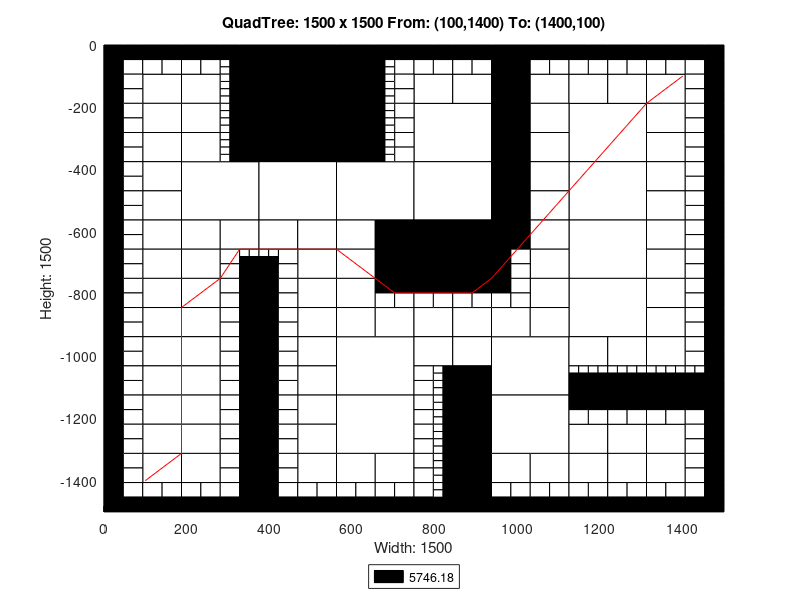

This figure's MATLAB source:
axis([0 1500 -1500 0]);
title('QuadTree: 1500 x 1500 From: (100,1400) To: (1400,100)');
xlabel('Width: 1500');
ylabel('Height: 1500');
rectangle('Position',[375 -187.5 187.5 187.5], 'FaceColor',[0 0 0]);
rectangle('Position',[375 -375 187.5 187.5], 'FaceColor',[0 0 0]);
rectangle('Position',[187.5 -562.5 187.5 187.5], 'FaceColor',[1 1 1]);
rectangle('Position',[375 -562.5 187.5 187.5], 'FaceColor',[1 1 1]);
rectangle('Position',[562.5 -562.5 187.5 187.5], 'FaceColor',[1 1 1]);
rectangle('Position',[750 -375 187.5 187.5], 'FaceColor',[1 1 1]);
rectangle('Position',[1125 -375 187.5 187.5], 'FaceColor',[1 1 1]);
rectangle('Position',[750 -562.5 187.5 187.5], 'FaceColor',[1 1 1]);
rectangle('Position',[750 -750 187.5 187.5], 'FaceColor',[0 0 0]);
rectangle('Position',[1125 -562.5 187.5 187.5], 'FaceColor',[1 1 1]);
rectangle('Position',[1125 -750 187.5 187.5], 'FaceColor',[1 1 1]);
rectangle('Position',[562.5 -1125 187.5 187.5], 'FaceColor',[1 1 1]);
rectangle('Position',[562.5 -1312.5 187.5 187.5], 'FaceColor',[1 1 1]);
rectangle('Position',[937.5 -1125 187.5 187.5], 'FaceColor',[1 1 1]);
rectangle('Position',[1125 -937.5 187.5 187.5], 'FaceColor',[1 1 1]);
rectangle('Position',[937.5 -1312.5 187.5 187.5], 'FaceColor',[1 1 1]);
rectangle('Position',[93.75 -187.5 93.75 93.75], 'FaceColor',[1 1 1]);
rectangle('Position',[187.5 -187.5 93.75 93.75], 'FaceColor',[1 1 1]);
rectangle('Position',[93.75 -281.25 93.75 93.75], 'FaceColor',[1 1 1]);
rectangle('Position',[93.75 -375 93.75 93.75], 'FaceColor',[1 1 1]);
rectangle('Position',[187.5 -281.25 93.75 93.75], 'FaceColor',[1 1 1]);
rectangle('Position',[187.5 -375 93.75 93.75], 'FaceColor',[1 1 1]);
rectangle('Position',[562.5 -93.75 93.75 93.75], 'FaceColor',[0 0 0]);
rectangle('Position',[562.5 -187.5 93.75 93.75], 'FaceColor',[0 0 0]);
rectangle('Position',[562.5 -281.25 93.75 93.75], 'FaceColor',[0 0 0]);
rectangle('Position',[562.5 -375 93.75 93.75], 'FaceColor',[0 0 0]);
rectangle('Position',[93.75 -468.75 93.75 93.75], 'FaceColor',[1 1 1]);
rectangle('Position',[93.75 -562.5 93.75 93.75], 'FaceColor',[1 1 1]);
rectangle('Position',[93.75 -656.25 93.75 93.75], 'FaceColor',[1 1 1]);
rectangle('Position',[93.75 -750 93.75 93.75], 'FaceColor',[1 1 1]);
rectangle('Position',[187.5 -656.25 93.75 93.75], 'FaceColor',[1 1 1]);
rectangle('Position',[281.25 -656.25 93.75 93.75], 'FaceColor',[1 1 1]);
rectangle('Position',[187.5 -750 93.75 93.75], 'FaceColor',[1 1 1]);
rectangle('Position',[375 -656.25 93.75 93.75], 'FaceColor',[1 1 1]);
rectangle('Position',[468.75 -656.25 93.75 93.75], 'FaceColor',[1 1 1]);
rectangle('Position',[468.75 -750 93.75 93.75], 'FaceColor',[1 1 1]);
rectangle('Position',[562.5 -656.25 93.75 93.75], 'FaceColor',[1 1 1]);
rectangle('Position',[656.25 -656.25 93.75 93.75], 'FaceColor',[0 0 0]);
rectangle('Position',[562.5 -750 93.75 93.75], 'FaceColor',[1 1 1]);
rectangle('Position',[656.25 -750 93.75 93.75], 'FaceColor',[0 0 0]);
rectangle('Position',[750 -187.5 93.75 93.75], 'FaceColor',[1 1 1]);
rectangle('Position',[843.75 -187.5 93.75 93.75], 'FaceColor',[1 1 1]);
rectangle('Position',[937.5 -93.75 93.75 93.75], 'FaceColor',[0 0 0]);
rectangle('Position',[937.5 -187.5 93.75 93.75], 'FaceColor',[0 0 0]);
rectangle('Position',[1031.25 -187.5 93.75 93.75], 'FaceColor',[1 1 1]);
rectangle('Position',[937.5 -281.25 93.75 93.75], 'FaceColor',[0 0 0]);
rectangle('Position',[1031.25 -281.25 93.75 93.75], 'FaceColor',[1 1 1]);
rectangle('Position',[937.5 -375 93.75 93.75], 'FaceColor',[0 0 0]);
rectangle('Position',[1031.25 -375 93.75 93.75], 'FaceColor',[1 1 1]);
rectangle('Position',[1125 -187.5 93.75 93.75], 'FaceColor',[1 1 1]);
rectangle('Position',[1218.75 -187.5 93.75 93.75], 'FaceColor',[1 1 1]);
rectangle('Position',[1312.5 -187.5 93.75 93.75], 'FaceColor',[1 1 1]);
rectangle('Position',[1312.5 -281.25 93.75 93.75], 'FaceColor',[1 1 1]);
rectangle('Position',[1312.5 -375 93.75 93.75], 'FaceColor',[1 1 1]);
rectangle('Position',[937.5 -468.75 93.75 93.75], 'FaceColor',[0 0 0]);
rectangle('Position',[1031.25 -468.75 93.75 93.75], 'FaceColor',[1 1 1]);
rectangle('Position',[937.5 -562.5 93.75 93.75], 'FaceColor',[0 0 0]);
rectangle('Position',[1031.25 -562.5 93.75 93.75], 'FaceColor',[1 1 1]);
rectangle('Position',[937.5 -656.25 93.75 93.75], 'FaceColor',[0 0 0]);
rectangle('Position',[1031.25 -656.25 93.75 93.75], 'FaceColor',[1 1 1]);
rectangle('Position',[1031.25 -750 93.75 93.75], 'FaceColor',[1 1 1]);
rectangle('Position',[1312.5 -468.75 93.75 93.75], 'FaceColor',[1 1 1]);
rectangle('Position',[1312.5 -562.5 93.75 93.75], 'FaceColor',[1 1 1]);
rectangle('Position',[1312.5 -656.25 93.75 93.75], 'FaceColor',[1 1 1]);
rectangle('Position',[1312.5 -750 93.75 93.75], 'FaceColor',[1 1 1]);
rectangle('Position',[93.75 -843.75 93.75 93.75], 'FaceColor',[1 1 1]);
rectangle('Position',[93.75 -937.5 93.75 93.75], 'FaceColor',[1 1 1]);
rectangle('Position',[187.5 -843.75 93.75 93.75], 'FaceColor',[1 1 1]);
rectangle('Position',[187.5 -937.5 93.75 93.75], 'FaceColor',[1 1 1]);
rectangle('Position',[93.75 -1031.25 93.75 93.75], 'FaceColor',[1 1 1]);
rectangle('Position',[93.75 -1125 93.75 93.75], 'FaceColor',[1 1 1]);
rectangle('Position',[187.5 -1031.25 93.75 93.75], 'FaceColor',[1 1 1]);
rectangle('Position',[187.5 -1125 93.75 93.75], 'FaceColor',[1 1 1]);
rectangle('Position',[468.75 -843.75 93.75 93.75], 'FaceColor',[1 1 1]);
rectangle('Position',[468.75 -937.5 93.75 93.75], 'FaceColor',[1 1 1]);
rectangle('Position',[562.5 -843.75 93.75 93.75], 'FaceColor',[1 1 1]);
rectangle('Position',[562.5 -937.5 93.75 93.75], 'FaceColor',[1 1 1]);
rectangle('Position',[656.25 -937.5 93.75 93.75], 'FaceColor',[1 1 1]);
rectangle('Position',[468.75 -1031.25 93.75 93.75], 'FaceColor',[1 1 1]);
rectangle('Position',[468.75 -1125 93.75 93.75], 'FaceColor',[1 1 1]);
rectangle('Position',[93.75 -1218.75 93.75 93.75], 'FaceColor',[1 1 1]);
rectangle('Position',[93.75 -1312.5 93.75 93.75], 'FaceColor',[1 1 1]);
rectangle('Position',[187.5 -1218.75 93.75 93.75], 'FaceColor',[1 1 1]);
rectangle('Position',[187.5 -1312.5 93.75 93.75], 'FaceColor',[1 1 1]);
rectangle('Position',[93.75 -1406.25 93.75 93.75], 'FaceColor',[1 1 1]);
rectangle('Position',[187.5 -1406.25 93.75 93.75], 'FaceColor',[1 1 1]);
rectangle('Position',[468.75 -1218.75 93.75 93.75], 'FaceColor',[1 1 1]);
rectangle('Position',[468.75 -1312.5 93.75 93.75], 'FaceColor',[1 1 1]);
rectangle('Position',[468.75 -1406.25 93.75 93.75], 'FaceColor',[1 1 1]);
rectangle('Position',[562.5 -1406.25 93.75 93.75], 'FaceColor',[1 1 1]);
rectangle('Position',[656.25 -1406.25 93.75 93.75], 'FaceColor',[1 1 1]);
rectangle('Position',[750 -937.5 93.75 93.75], 'FaceColor',[1 1 1]);
rectangle('Position',[843.75 -937.5 93.75 93.75], 'FaceColor',[1 1 1]);
rectangle('Position',[1031.25 -843.75 93.75 93.75], 'FaceColor',[1 1 1]);
rectangle('Position',[937.5 -937.5 93.75 93.75], 'FaceColor',[1 1 1]);
rectangle('Position',[1031.25 -937.5 93.75 93.75], 'FaceColor',[1 1 1]);
rectangle('Position',[750 -1031.25 93.75 93.75], 'FaceColor',[1 1 1]);
rectangle('Position',[843.75 -1031.25 93.75 93.75], 'FaceColor',[1 1 1]);
rectangle('Position',[843.75 -1125 93.75 93.75], 'FaceColor',[0 0 0]);
rectangle('Position',[1312.5 -843.75 93.75 93.75], 'FaceColor',[1 1 1]);
rectangle('Position',[1312.5 -937.5 93.75 93.75], 'FaceColor',[1 1 1]);
rectangle('Position',[1125 -1031.25 93.75 93.75], 'FaceColor',[1 1 1]);
rectangle('Position',[1218.75 -1031.25 93.75 93.75], 'FaceColor',[1 1 1]);
rectangle('Position',[1312.5 -1031.25 93.75 93.75], 'FaceColor',[1 1 1]);
rectangle('Position',[843.75 -1218.75 93.75 93.75], 'FaceColor',[0 0 0]);
rectangle('Position',[843.75 -1312.5 93.75 93.75], 'FaceColor',[0 0 0]);
rectangle('Position',[843.75 -1406.25 93.75 93.75], 'FaceColor',[0 0 0]);
rectangle('Position',[843.75 -1500 93.75 93.75], 'FaceColor',[0 0 0]);
rectangle('Position',[937.5 -1406.25 93.75 93.75], 'FaceColor',[1 1 1]);
rectangle('Position',[1031.25 -1406.25 93.75 93.75], 'FaceColor',[1 1 1]);
rectangle('Position',[1125 -1312.5 93.75 93.75], 'FaceColor',[1 1 1]);
rectangle('Position',[1218.75 -1312.5 93.75 93.75], 'FaceColor',[1 1 1]);
rectangle('Position',[1312.5 -1312.5 93.75 93.75], 'FaceColor',[1 1 1]);
rectangle('Position',[1125 -1406.25 93.75 93.75], 'FaceColor',[1 1 1]);
rectangle('Position',[1218.75 -1406.25 93.75 93.75], 'FaceColor',[1 1 1]);
rectangle('Position',[1312.5 -1406.25 93.75 93.75], 'FaceColor',[1 1 1]);
rectangle('Position',[0 -46.875 46.875 46.875], 'FaceColor',[0 0 0]);
rectangle('Position',[46.875 -46.875 46.875 46.875], 'FaceColor',[0 0 0]);
rectangle('Position',[0 -93.75 46.875 46.875], 'FaceColor',[0 0 0]);
rectangle('Position',[46.875 -93.75 46.875 46.875], 'FaceColor',[1 1 1]);
rectangle('Position',[93.75 -46.875 46.875 46.875], 'FaceColor',[0 0 0]);
rectangle('Position',[140.625 -46.875 46.875 46.875], 'FaceColor',[0 0 0]);
rectangle('Position',[93.75 -93.75 46.875 46.875], 'FaceColor',[1 1 1]);
rectangle('Position',[140.625 -93.75 46.875 46.875], 'FaceColor',[1 1 1]);
rectangle('Position',[0 -140.625 46.875 46.875], 'FaceColor',[0 0 0]);
rectangle('Position',[46.875 -140.625 46.875 46.875], 'FaceColor',[1 1 1]);
rectangle('Position',[0 -187.5 46.875 46.875], 'FaceColor',[0 0 0]);
rectangle('Position',[46.875 -187.5 46.875 46.875], 'FaceColor',[1 1 1]);
rectangle('Position',[187.5 -46.875 46.875 46.875], 'FaceColor',[0 0 0]);
rectangle('Position',[234.375 -46.875 46.875 46.875], 'FaceColor',[0 0 0]);
rectangle('Position',[187.5 -93.75 46.875 46.875], 'FaceColor',[1 1 1]);
rectangle('Position',[234.375 -93.75 46.875 46.875], 'FaceColor',[1 1 1]);
rectangle('Position',[281.25 -46.875 46.875 46.875], 'FaceColor',[0 0 0]);
rectangle('Position',[328.125 -46.875 46.875 46.875], 'FaceColor',[0 0 0]);
rectangle('Position',[328.125 -93.75 46.875 46.875], 'FaceColor',[0 0 0]);
rectangle('Position',[328.125 -140.625 46.875 46.875], 'FaceColor',[0 0 0]);
rectangle('Position',[328.125 -187.5 46.875 46.875], 'FaceColor',[0 0 0]);
rectangle('Position',[0 -234.375 46.875 46.875], 'FaceColor',[0 0 0]);
rectangle('Position',[46.875 -234.375 46.875 46.875], 'FaceColor',[1 1 1]);
rectangle('Position',[0 -281.25 46.875 46.875], 'FaceColor',[0 0 0]);
rectangle('Position',[46.875 -281.25 46.875 46.875], 'FaceColor',[1 1 1]);
rectangle('Position',[0 -328.125 46.875 46.875], 'FaceColor',[0 0 0]);
rectangle('Position',[46.875 -328.125 46.875 46.875], 'FaceColor',[1 1 1]);
rectangle('Position',[0 -375 46.875 46.875], 'FaceColor',[0 0 0]);
rectangle('Position',[46.875 -375 46.875 46.875], 'FaceColor',[1 1 1]);
rectangle('Position',[328.125 -234.375 46.875 46.875], 'FaceColor',[0 0 0]);
rectangle('Position',[328.125 -281.25 46.875 46.875], 'FaceColor',[0 0 0]);
rectangle('Position',[328.125 -328.125 46.875 46.875], 'FaceColor',[0 0 0]);
rectangle('Position',[328.125 -375 46.875 46.875], 'FaceColor',[0 0 0]);
rectangle('Position',[656.25 -46.875 46.875 46.875], 'FaceColor',[0 0 0]);
rectangle('Position',[703.125 -46.875 46.875 46.875], 'FaceColor',[0 0 0]);
rectangle('Position',[703.125 -93.75 46.875 46.875], 'FaceColor',[1 1 1]);
rectangle('Position',[703.125 -140.625 46.875 46.875], 'FaceColor',[1 1 1]);
rectangle('Position',[703.125 -187.5 46.875 46.875], 'FaceColor',[1 1 1]);
rectangle('Position',[703.125 -234.375 46.875 46.875], 'FaceColor',[1 1 1]);
rectangle('Position',[703.125 -281.25 46.875 46.875], 'FaceColor',[1 1 1]);
rectangle('Position',[703.125 -328.125 46.875 46.875], 'FaceColor',[1 1 1]);
rectangle('Position',[703.125 -375 46.875 46.875], 'FaceColor',[1 1 1]);
rectangle('Position',[0 -421.875 46.875 46.875], 'FaceColor',[0 0 0]);
rectangle('Position',[46.875 -421.875 46.875 46.875], 'FaceColor',[1 1 1]);
rectangle('Position',[0 -468.75 46.875 46.875], 'FaceColor',[0 0 0]);
rectangle('Position',[46.875 -468.75 46.875 46.875], 'FaceColor',[1 1 1]);
rectangle('Position',[0 -515.625 46.875 46.875], 'FaceColor',[0 0 0]);
rectangle('Position',[46.875 -515.625 46.875 46.875], 'FaceColor',[1 1 1]);
rectangle('Position',[0 -562.5 46.875 46.875], 'FaceColor',[0 0 0]);
rectangle('Position',[46.875 -562.5 46.875 46.875], 'FaceColor',[1 1 1]);
rectangle('Position',[0 -609.375 46.875 46.875], 'FaceColor',[0 0 0]);
rectangle('Position',[46.875 -609.375 46.875 46.875], 'FaceColor',[1 1 1]);
rectangle('Position',[0 -656.25 46.875 46.875], 'FaceColor',[0 0 0]);
rectangle('Position',[46.875 -656.25 46.875 46.875], 'FaceColor',[1 1 1]);
rectangle('Position',[0 -703.125 46.875 46.875], 'FaceColor',[0 0 0]);
rectangle('Position',[46.875 -703.125 46.875 46.875], 'FaceColor',[1 1 1]);
rectangle('Position',[0 -750 46.875 46.875], 'FaceColor',[0 0 0]);
rectangle('Position',[46.875 -750 46.875 46.875], 'FaceColor',[1 1 1]);
rectangle('Position',[281.25 -703.125 46.875 46.875], 'FaceColor',[1 1 1]);
rectangle('Position',[281.25 -750 46.875 46.875], 'FaceColor',[1 1 1]);
rectangle('Position',[328.125 -750 46.875 46.875], 'FaceColor',[0 0 0]);
rectangle('Position',[421.875 -703.125 46.875 46.875], 'FaceColor',[1 1 1]);
rectangle('Position',[375 -750 46.875 46.875], 'FaceColor',[0 0 0]);
rectangle('Position',[421.875 -750 46.875 46.875], 'FaceColor',[1 1 1]);
rectangle('Position',[750 -46.875 46.875 46.875], 'FaceColor',[0 0 0]);
rectangle('Position',[796.875 -46.875 46.875 46.875], 'FaceColor',[0 0 0]);
rectangle('Position',[750 -93.75 46.875 46.875], 'FaceColor',[1 1 1]);
rectangle('Position',[796.875 -93.75 46.875 46.875], 'FaceColor',[1 1 1]);
rectangle('Position',[843.75 -46.875 46.875 46.875], 'FaceColor',[0 0 0]);
rectangle('Position',[890.625 -46.875 46.875 46.875], 'FaceColor',[0 0 0]);
rectangle('Position',[843.75 -93.75 46.875 46.875], 'FaceColor',[1 1 1]);
rectangle('Position',[890.625 -93.75 46.875 46.875], 'FaceColor',[1 1 1]);
rectangle('Position',[1031.25 -46.875 46.875 46.875], 'FaceColor',[0 0 0]);
rectangle('Position',[1078.12 -46.875 46.875 46.875], 'FaceColor',[0 0 0]);
rectangle('Position',[1031.25 -93.75 46.875 46.875], 'FaceColor',[1 1 1]);
rectangle('Position',[1078.12 -93.75 46.875 46.875], 'FaceColor',[1 1 1]);
rectangle('Position',[1125 -46.875 46.875 46.875], 'FaceColor',[0 0 0]);
rectangle('Position',[1171.88 -46.875 46.875 46.875], 'FaceColor',[0 0 0]);
rectangle('Position',[1125 -93.75 46.875 46.875], 'FaceColor',[1 1 1]);
rectangle('Position',[1171.88 -93.75 46.875 46.875], 'FaceColor',[1 1 1]);
rectangle('Position',[1218.75 -46.875 46.875 46.875], 'FaceColor',[0 0 0]);
rectangle('Position',[1265.62 -46.875 46.875 46.875], 'FaceColor',[0 0 0]);
rectangle('Position',[1218.75 -93.75 46.875 46.875], 'FaceColor',[1 1 1]);
rectangle('Position',[1265.62 -93.75 46.875 46.875], 'FaceColor',[1 1 1]);
rectangle('Position',[1312.5 -46.875 46.875 46.875], 'FaceColor',[0 0 0]);
rectangle('Position',[1359.38 -46.875 46.875 46.875], 'FaceColor',[0 0 0]);
rectangle('Position',[1312.5 -93.75 46.875 46.875], 'FaceColor',[1 1 1]);
rectangle('Position',[1359.38 -93.75 46.875 46.875], 'FaceColor',[1 1 1]);
rectangle('Position',[1406.25 -46.875 46.875 46.875], 'FaceColor',[0 0 0]);
rectangle('Position',[1453.12 -46.875 46.875 46.875], 'FaceColor',[0 0 0]);
rectangle('Position',[1406.25 -93.75 46.875 46.875], 'FaceColor',[1 1 1]);
rectangle('Position',[1453.12 -93.75 46.875 46.875], 'FaceColor',[0 0 0]);
rectangle('Position',[1406.25 -140.625 46.875 46.875], 'FaceColor',[1 1 1]);
rectangle('Position',[1453.12 -140.625 46.875 46.875], 'FaceColor',[0 0 0]);
rectangle('Position',[1406.25 -187.5 46.875 46.875], 'FaceColor',[1 1 1]);
rectangle('Position',[1453.12 -187.5 46.875 46.875], 'FaceColor',[0 0 0]);
rectangle('Position',[1406.25 -234.375 46.875 46.875], 'FaceColor',[1 1 1]);
rectangle('Position',[1453.12 -234.375 46.875 46.875], 'FaceColor',[0 0 0]);
rectangle('Position',[1406.25 -281.25 46.875 46.875], 'FaceColor',[1 1 1]);
rectangle('Position',[1453.12 -281.25 46.875 46.875], 'FaceColor',[0 0 0]);
rectangle('Position',[1406.25 -328.125 46.875 46.875], 'FaceColor',[1 1 1]);
rectangle('Position',[1453.12 -328.125 46.875 46.875], 'FaceColor',[0 0 0]);
rectangle('Position',[1406.25 -375 46.875 46.875], 'FaceColor',[1 1 1]);
rectangle('Position',[1453.12 -375 46.875 46.875], 'FaceColor',[0 0 0]);
rectangle('Position',[937.5 -703.125 46.875 46.875], 'FaceColor',[0 0 0]);
rectangle('Position',[984.375 -703.125 46.875 46.875], 'FaceColor',[1 1 1]);
rectangle('Position',[937.5 -750 46.875 46.875], 'FaceColor',[0 0 0]);
rectangle('Position',[984.375 -750 46.875 46.875], 'FaceColor',[1 1 1]);
rectangle('Position',[1406.25 -421.875 46.875 46.875], 'FaceColor',[1 1 1]);
rectangle('Position',[1453.12 -421.875 46.875 46.875], 'FaceColor',[0 0 0]);
rectangle('Position',[1406.25 -468.75 46.875 46.875], 'FaceColor',[1 1 1]);
rectangle('Position',[1453.12 -468.75 46.875 46.875], 'FaceColor',[0 0 0]);
rectangle('Position',[1406.25 -515.625 46.875 46.875], 'FaceColor',[1 1 1]);
rectangle('Position',[1453.12 -515.625 46.875 46.875], 'FaceColor',[0 0 0]);
rectangle('Position',[1406.25 -562.5 46.875 46.875], 'FaceColor',[1 1 1]);
rectangle('Position',[1453.12 -562.5 46.875 46.875], 'FaceColor',[0 0 0]);
rectangle('Position',[1406.25 -609.375 46.875 46.875], 'FaceColor',[1 1 1]);
rectangle('Position',[1453.12 -609.375 46.875 46.875], 'FaceColor',[0 0 0]);
rectangle('Position',[1406.25 -656.25 46.875 46.875], 'FaceColor',[1 1 1]);
rectangle('Position',[1453.12 -656.25 46.875 46.875], 'FaceColor',[0 0 0]);
rectangle('Position',[1406.25 -703.125 46.875 46.875], 'FaceColor',[1 1 1]);
rectangle('Position',[1453.12 -703.125 46.875 46.875], 'FaceColor',[0 0 0]);
rectangle('Position',[1406.25 -750 46.875 46.875], 'FaceColor',[1 1 1]);
rectangle('Position',[1453.12 -750 46.875 46.875], 'FaceColor',[0 0 0]);
rectangle('Position',[0 -796.875 46.875 46.875], 'FaceColor',[0 0 0]);
rectangle('Position',[46.875 -796.875 46.875 46.875], 'FaceColor',[1 1 1]);
rectangle('Position',[0 -843.75 46.875 46.875], 'FaceColor',[0 0 0]);
rectangle('Position',[46.875 -843.75 46.875 46.875], 'FaceColor',[1 1 1]);
rectangle('Position',[0 -890.625 46.875 46.875], 'FaceColor',[0 0 0]);
rectangle('Position',[46.875 -890.625 46.875 46.875], 'FaceColor',[1 1 1]);
rectangle('Position',[0 -937.5 46.875 46.875], 'FaceColor',[0 0 0]);
rectangle('Position',[46.875 -937.5 46.875 46.875], 'FaceColor',[1 1 1]);
rectangle('Position',[281.25 -796.875 46.875 46.875], 'FaceColor',[1 1 1]);
rectangle('Position',[328.125 -796.875 46.875 46.875], 'FaceColor',[0 0 0]);
rectangle('Position',[281.25 -843.75 46.875 46.875], 'FaceColor',[1 1 1]);
rectangle('Position',[328.125 -843.75 46.875 46.875], 'FaceColor',[0 0 0]);
rectangle('Position',[281.25 -890.625 46.875 46.875], 'FaceColor',[1 1 1]);
rectangle('Position',[328.125 -890.625 46.875 46.875], 'FaceColor',[0 0 0]);
rectangle('Position',[281.25 -937.5 46.875 46.875], 'FaceColor',[1 1 1]);
rectangle('Position',[328.125 -937.5 46.875 46.875], 'FaceColor',[0 0 0]);
rectangle('Position',[0 -984.375 46.875 46.875], 'FaceColor',[0 0 0]);
rectangle('Position',[46.875 -984.375 46.875 46.875], 'FaceColor',[1 1 1]);
rectangle('Position',[0 -1031.25 46.875 46.875], 'FaceColor',[0 0 0]);
rectangle('Position',[46.875 -1031.25 46.875 46.875], 'FaceColor',[1 1 1]);
rectangle('Position',[0 -1078.12 46.875 46.875], 'FaceColor',[0 0 0]);
rectangle('Position',[46.875 -1078.12 46.875 46.875], 'FaceColor',[1 1 1]);
rectangle('Position',[0 -1125 46.875 46.875], 'FaceColor',[0 0 0]);
rectangle('Position',[46.875 -1125 46.875 46.875], 'FaceColor',[1 1 1]);
rectangle('Position',[281.25 -984.375 46.875 46.875], 'FaceColor',[1 1 1]);
rectangle('Position',[328.125 -984.375 46.875 46.875], 'FaceColor',[0 0 0]);
rectangle('Position',[281.25 -1031.25 46.875 46.875], 'FaceColor',[1 1 1]);
rectangle('Position',[328.125 -1031.25 46.875 46.875], 'FaceColor',[0 0 0]);
rectangle('Position',[281.25 -1078.12 46.875 46.875], 'FaceColor',[1 1 1]);
rectangle('Position',[328.125 -1078.12 46.875 46.875], 'FaceColor',[0 0 0]);
rectangle('Position',[281.25 -1125 46.875 46.875], 'FaceColor',[1 1 1]);
rectangle('Position',[328.125 -1125 46.875 46.875], 'FaceColor',[0 0 0]);
rectangle('Position',[375 -796.875 46.875 46.875], 'FaceColor',[0 0 0]);
rectangle('Position',[421.875 -796.875 46.875 46.875], 'FaceColor',[1 1 1]);
rectangle('Position',[375 -843.75 46.875 46.875], 'FaceColor',[0 0 0]);
rectangle('Position',[421.875 -843.75 46.875 46.875], 'FaceColor',[1 1 1]);
rectangle('Position',[375 -890.625 46.875 46.875], 'FaceColor',[0 0 0]);
rectangle('Position',[421.875 -890.625 46.875 46.875], 'FaceColor',[1 1 1]);
rectangle('Position',[375 -937.5 46.875 46.875], 'FaceColor',[0 0 0]);
rectangle('Position',[421.875 -937.5 46.875 46.875], 'FaceColor',[1 1 1]);
rectangle('Position',[656.25 -796.875 46.875 46.875], 'FaceColor',[0 0 0]);
rectangle('Position',[703.125 -796.875 46.875 46.875], 'FaceColor',[0 0 0]);
rectangle('Position',[656.25 -843.75 46.875 46.875], 'FaceColor',[1 1 1]);
rectangle('Position',[703.125 -843.75 46.875 46.875], 'FaceColor',[1 1 1]);
rectangle('Position',[375 -984.375 46.875 46.875], 'FaceColor',[0 0 0]);
rectangle('Position',[421.875 -984.375 46.875 46.875], 'FaceColor',[1 1 1]);
rectangle('Position',[375 -1031.25 46.875 46.875], 'FaceColor',[0 0 0]);
rectangle('Position',[421.875 -1031.25 46.875 46.875], 'FaceColor',[1 1 1]);
rectangle('Position',[375 -1078.12 46.875 46.875], 'FaceColor',[0 0 0]);
rectangle('Position',[421.875 -1078.12 46.875 46.875], 'FaceColor',[1 1 1]);
rectangle('Position',[375 -1125 46.875 46.875], 'FaceColor',[0 0 0]);
rectangle('Position',[421.875 -1125 46.875 46.875], 'FaceColor',[1 1 1]);
rectangle('Position',[0 -1171.88 46.875 46.875], 'FaceColor',[0 0 0]);
rectangle('Position',[46.875 -1171.88 46.875 46.875], 'FaceColor',[1 1 1]);
rectangle('Position',[0 -1218.75 46.875 46.875], 'FaceColor',[0 0 0]);
rectangle('Position',[46.875 -1218.75 46.875 46.875], 'FaceColor',[1 1 1]);
rectangle('Position',[0 -1265.62 46.875 46.875], 'FaceColor',[0 0 0]);
rectangle('Position',[46.875 -1265.62 46.875 46.875], 'FaceColor',[1 1 1]);
rectangle('Position',[0 -1312.5 46.875 46.875], 'FaceColor',[0 0 0]);
rectangle('Position',[46.875 -1312.5 46.875 46.875], 'FaceColor',[1 1 1]);
rectangle('Position',[281.25 -1171.88 46.875 46.875], 'FaceColor',[1 1 1]);
rectangle('Position',[328.125 -1171.88 46.875 46.875], 'FaceColor',[0 0 0]);
rectangle('Position',[281.25 -1218.75 46.875 46.875], 'FaceColor',[1 1 1]);
rectangle('Position',[328.125 -1218.75 46.875 46.875], 'FaceColor',[0 0 0]);
rectangle('Position',[281.25 -1265.62 46.875 46.875], 'FaceColor',[1 1 1]);
rectangle('Position',[328.125 -1265.62 46.875 46.875], 'FaceColor',[0 0 0]);
rectangle('Position',[281.25 -1312.5 46.875 46.875], 'FaceColor',[1 1 1]);
rectangle('Position',[328.125 -1312.5 46.875 46.875], 'FaceColor',[0 0 0]);
rectangle('Position',[0 -1359.38 46.875 46.875], 'FaceColor',[0 0 0]);
rectangle('Position',[46.875 -1359.38 46.875 46.875], 'FaceColor',[1 1 1]);
rectangle('Position',[0 -1406.25 46.875 46.875], 'FaceColor',[0 0 0]);
rectangle('Position',[46.875 -1406.25 46.875 46.875], 'FaceColor',[1 1 1]);
rectangle('Position',[0 -1453.12 46.875 46.875], 'FaceColor',[0 0 0]);
rectangle('Position',[46.875 -1453.12 46.875 46.875], 'FaceColor',[1 1 1]);
rectangle('Position',[0 -1500 46.875 46.875], 'FaceColor',[0 0 0]);
rectangle('Position',[46.875 -1500 46.875 46.875], 'FaceColor',[0 0 0]);
rectangle('Position',[93.75 -1453.12 46.875 46.875], 'FaceColor',[1 1 1]);
rectangle('Position',[140.625 -1453.12 46.875 46.875], 'FaceColor',[1 1 1]);
rectangle('Position',[93.75 -1500 46.875 46.875], 'FaceColor',[0 0 0]);
rectangle('Position',[140.625 -1500 46.875 46.875], 'FaceColor',[0 0 0]);
rectangle('Position',[281.25 -1359.38 46.875 46.875], 'FaceColor',[1 1 1]);
rectangle('Position',[328.125 -1359.38 46.875 46.875], 'FaceColor',[0 0 0]);
rectangle('Position',[281.25 -1406.25 46.875 46.875], 'FaceColor',[1 1 1]);
rectangle('Position',[328.125 -1406.25 46.875 46.875], 'FaceColor',[0 0 0]);
rectangle('Position',[187.5 -1453.12 46.875 46.875], 'FaceColor',[1 1 1]);
rectangle('Position',[234.375 -1453.12 46.875 46.875], 'FaceColor',[1 1 1]);
rectangle('Position',[187.5 -1500 46.875 46.875], 'FaceColor',[0 0 0]);
rectangle('Position',[234.375 -1500 46.875 46.875], 'FaceColor',[0 0 0]);
rectangle('Position',[281.25 -1453.12 46.875 46.875], 'FaceColor',[1 1 1]);
rectangle('Position',[328.125 -1453.12 46.875 46.875], 'FaceColor',[0 0 0]);
rectangle('Position',[281.25 -1500 46.875 46.875], 'FaceColor',[0 0 0]);
rectangle('Position',[328.125 -1500 46.875 46.875], 'FaceColor',[0 0 0]);
rectangle('Position',[375 -1171.88 46.875 46.875], 'FaceColor',[0 0 0]);
rectangle('Position',[421.875 -1171.88 46.875 46.875], 'FaceColor',[1 1 1]);
rectangle('Position',[375 -1218.75 46.875 46.875], 'FaceColor',[0 0 0]);
rectangle('Position',[421.875 -1218.75 46.875 46.875], 'FaceColor',[1 1 1]);
rectangle('Position',[375 -1265.62 46.875 46.875], 'FaceColor',[0 0 0]);
rectangle('Position',[421.875 -1265.62 46.875 46.875], 'FaceColor',[1 1 1]);
rectangle('Position',[375 -1312.5 46.875 46.875], 'FaceColor',[0 0 0]);
rectangle('Position',[421.875 -1312.5 46.875 46.875], 'FaceColor',[1 1 1]);
rectangle('Position',[375 -1359.38 46.875 46.875], 'FaceColor',[0 0 0]);
rectangle('Position',[421.875 -1359.38 46.875 46.875], 'FaceColor',[1 1 1]);
rectangle('Position',[375 -1406.25 46.875 46.875], 'FaceColor',[0 0 0]);
rectangle('Position',[421.875 -1406.25 46.875 46.875], 'FaceColor',[1 1 1]);
rectangle('Position',[375 -1453.12 46.875 46.875], 'FaceColor',[0 0 0]);
rectangle('Position',[421.875 -1453.12 46.875 46.875], 'FaceColor',[1 1 1]);
rectangle('Position',[375 -1500 46.875 46.875], 'FaceColor',[0 0 0]);
rectangle('Position',[421.875 -1500 46.875 46.875], 'FaceColor',[0 0 0]);
rectangle('Position',[468.75 -1453.12 46.875 46.875], 'FaceColor',[1 1 1]);
rectangle('Position',[515.625 -1453.12 46.875 46.875], 'FaceColor',[1 1 1]);
rectangle('Position',[468.75 -1500 46.875 46.875], 'FaceColor',[0 0 0]);
rectangle('Position',[515.625 -1500 46.875 46.875], 'FaceColor',[0 0 0]);
rectangle('Position',[562.5 -1453.12 46.875 46.875], 'FaceColor',[1 1 1]);
rectangle('Position',[609.375 -1453.12 46.875 46.875], 'FaceColor',[1 1 1]);
rectangle('Position',[562.5 -1500 46.875 46.875], 'FaceColor',[0 0 0]);
rectangle('Position',[609.375 -1500 46.875 46.875], 'FaceColor',[0 0 0]);
rectangle('Position',[656.25 -1453.12 46.875 46.875], 'FaceColor',[1 1 1]);
rectangle('Position',[703.125 -1453.12 46.875 46.875], 'FaceColor',[1 1 1]);
rectangle('Position',[656.25 -1500 46.875 46.875], 'FaceColor',[0 0 0]);
rectangle('Position',[703.125 -1500 46.875 46.875], 'FaceColor',[0 0 0]);
rectangle('Position',[750 -796.875 46.875 46.875], 'FaceColor',[0 0 0]);
rectangle('Position',[796.875 -796.875 46.875 46.875], 'FaceColor',[0 0 0]);
rectangle('Position',[750 -843.75 46.875 46.875], 'FaceColor',[1 1 1]);
rectangle('Position',[796.875 -843.75 46.875 46.875], 'FaceColor',[1 1 1]);
rectangle('Position',[843.75 -796.875 46.875 46.875], 'FaceColor',[0 0 0]);
rectangle('Position',[890.625 -796.875 46.875 46.875], 'FaceColor',[0 0 0]);
rectangle('Position',[843.75 -843.75 46.875 46.875], 'FaceColor',[1 1 1]);
rectangle('Position',[890.625 -843.75 46.875 46.875], 'FaceColor',[1 1 1]);
rectangle('Position',[937.5 -796.875 46.875 46.875], 'FaceColor',[0 0 0]);
rectangle('Position',[984.375 -796.875 46.875 46.875], 'FaceColor',[1 1 1]);
rectangle('Position',[937.5 -843.75 46.875 46.875], 'FaceColor',[1 1 1]);
rectangle('Position',[984.375 -843.75 46.875 46.875], 'FaceColor',[1 1 1]);
rectangle('Position',[750 -1078.12 46.875 46.875], 'FaceColor',[1 1 1]);
rectangle('Position',[750 -1125 46.875 46.875], 'FaceColor',[1 1 1]);
rectangle('Position',[1406.25 -796.875 46.875 46.875], 'FaceColor',[1 1 1]);
rectangle('Position',[1453.12 -796.875 46.875 46.875], 'FaceColor',[0 0 0]);
rectangle('Position',[1406.25 -843.75 46.875 46.875], 'FaceColor',[1 1 1]);
rectangle('Position',[1453.12 -843.75 46.875 46.875], 'FaceColor',[0 0 0]);
rectangle('Position',[1406.25 -890.625 46.875 46.875], 'FaceColor',[1 1 1]);
rectangle('Position',[1453.12 -890.625 46.875 46.875], 'FaceColor',[0 0 0]);
rectangle('Position',[1406.25 -937.5 46.875 46.875], 'FaceColor',[1 1 1]);
rectangle('Position',[1453.12 -937.5 46.875 46.875], 'FaceColor',[0 0 0]);
rectangle('Position',[1125 -1125 46.875 46.875], 'FaceColor',[0 0 0]);
rectangle('Position',[1171.88 -1125 46.875 46.875], 'FaceColor',[0 0 0]);
rectangle('Position',[1218.75 -1125 46.875 46.875], 'FaceColor',[0 0 0]);
rectangle('Position',[1265.62 -1125 46.875 46.875], 'FaceColor',[0 0 0]);
rectangle('Position',[1406.25 -984.375 46.875 46.875], 'FaceColor',[1 1 1]);
rectangle('Position',[1453.12 -984.375 46.875 46.875], 'FaceColor',[0 0 0]);
rectangle('Position',[1406.25 -1031.25 46.875 46.875], 'FaceColor',[1 1 1]);
rectangle('Position',[1453.12 -1031.25 46.875 46.875], 'FaceColor',[0 0 0]);
rectangle('Position',[1312.5 -1125 46.875 46.875], 'FaceColor',[0 0 0]);
rectangle('Position',[1359.38 -1125 46.875 46.875], 'FaceColor',[0 0 0]);
rectangle('Position',[1453.12 -1078.12 46.875 46.875], 'FaceColor',[0 0 0]);
rectangle('Position',[1406.25 -1125 46.875 46.875], 'FaceColor',[0 0 0]);
rectangle('Position',[1453.12 -1125 46.875 46.875], 'FaceColor',[0 0 0]);
rectangle('Position',[750 -1171.88 46.875 46.875], 'FaceColor',[1 1 1]);
rectangle('Position',[750 -1218.75 46.875 46.875], 'FaceColor',[1 1 1]);
rectangle('Position',[750 -1265.62 46.875 46.875], 'FaceColor',[1 1 1]);
rectangle('Position',[750 -1312.5 46.875 46.875], 'FaceColor',[1 1 1]);
rectangle('Position',[750 -1359.38 46.875 46.875], 'FaceColor',[1 1 1]);
rectangle('Position',[750 -1406.25 46.875 46.875], 'FaceColor',[1 1 1]);
rectangle('Position',[750 -1453.12 46.875 46.875], 'FaceColor',[1 1 1]);
rectangle('Position',[750 -1500 46.875 46.875], 'FaceColor',[0 0 0]);
rectangle('Position',[796.875 -1500 46.875 46.875], 'FaceColor',[0 0 0]);
rectangle('Position',[937.5 -1453.12 46.875 46.875], 'FaceColor',[1 1 1]);
rectangle('Position',[984.375 -1453.12 46.875 46.875], 'FaceColor',[1 1 1]);
rectangle('Position',[937.5 -1500 46.875 46.875], 'FaceColor',[0 0 0]);
rectangle('Position',[984.375 -1500 46.875 46.875], 'FaceColor',[0 0 0]);
rectangle('Position',[1031.25 -1453.12 46.875 46.875], 'FaceColor',[1 1 1]);
rectangle('Position',[1078.12 -1453.12 46.875 46.875], 'FaceColor',[1 1 1]);
rectangle('Position',[1031.25 -1500 46.875 46.875], 'FaceColor',[0 0 0]);
rectangle('Position',[1078.12 -1500 46.875 46.875], 'FaceColor',[0 0 0]);
rectangle('Position',[1125 -1171.88 46.875 46.875], 'FaceColor',[0 0 0]);
rectangle('Position',[1171.88 -1171.88 46.875 46.875], 'FaceColor',[0 0 0]);
rectangle('Position',[1125 -1218.75 46.875 46.875], 'FaceColor',[1 1 1]);
rectangle('Position',[1171.88 -1218.75 46.875 46.875], 'FaceColor',[1 1 1]);
rectangle('Position',[1218.75 -1171.88 46.875 46.875], 'FaceColor',[0 0 0]);
rectangle('Position',[1265.62 -1171.88 46.875 46.875], 'FaceColor',[0 0 0]);
rectangle('Position',[1218.75 -1218.75 46.875 46.875], 'FaceColor',[1 1 1]);
rectangle('Position',[1265.62 -1218.75 46.875 46.875], 'FaceColor',[1 1 1]);
rectangle('Position',[1312.5 -1171.88 46.875 46.875], 'FaceColor',[0 0 0]);
rectangle('Position',[1359.38 -1171.88 46.875 46.875], 'FaceColor',[0 0 0]);
rectangle('Position',[1312.5 -1218.75 46.875 46.875], 'FaceColor',[1 1 1]);
rectangle('Position',[1359.38 -1218.75 46.875 46.875], 'FaceColor',[1 1 1]);
rectangle('Position',[1406.25 -1171.88 46.875 46.875], 'FaceColor',[0 0 0]);
rectangle('Position',[1453.12 -1171.88 46.875 46.875], 'FaceColor',[0 0 0]);
rectangle('Position',[1406.25 -1218.75 46.875 46.875], 'FaceColor',[1 1 1]);
rectangle('Position',[1453.12 -1218.75 46.875 46.875], 'FaceColor',[0 0 0]);
rectangle('Position',[1406.25 -1265.62 46.875 46.875], 'FaceColor',[1 1 1]);
rectangle('Position',[1453.12 -1265.62 46.875 46.875], 'FaceColor',[0 0 0]);
rectangle('Position',[1406.25 -1312.5 46.875 46.875], 'FaceColor',[1 1 1]);
rectangle('Position',[1453.12 -1312.5 46.875 46.875], 'FaceColor',[0 0 0]);
rectangle('Position',[1125 -1453.12 46.875 46.875], 'FaceColor',[1 1 1]);
rectangle('Position',[1171.88 -1453.12 46.875 46.875], 'FaceColor',[1 1 1]);
rectangle('Position',[1125 -1500 46.875 46.875], 'FaceColor',[0 0 0]);
rectangle('Position',[1171.88 -1500 46.875 46.875], 'FaceColor',[0 0 0]);
rectangle('Position',[1218.75 -1453.12 46.875 46.875], 'FaceColor',[1 1 1]);
rectangle('Position',[1265.62 -1453.12 46.875 46.875], 'FaceColor',[1 1 1]);
rectangle('Position',[1218.75 -1500 46.875 46.875], 'FaceColor',[0 0 0]);
rectangle('Position',[1265.62 -1500 46.875 46.875], 'FaceColor',[0 0 0]);
rectangle('Position',[1406.25 -1359.38 46.875 46.875], 'FaceColor',[1 1 1]);
rectangle('Position',[1453.12 -1359.38 46.875 46.875], 'FaceColor',[0 0 0]);
rectangle('Position',[1406.25 -1406.25 46.875 46.875], 'FaceColor',[1 1 1]);
rectangle('Position',[1453.12 -1406.25 46.875 46.875], 'FaceColor',[0 0 0]);
rectangle('Position',[1312.5 -1453.12 46.875 46.875], 'FaceColor',[1 1 1]);
rectangle('Position',[1359.38 -1453.12 46.875 46.875], 'FaceColor',[1 1 1]);
rectangle('Position',[1312.5 -1500 46.875 46.875], 'FaceColor',[0 0 0]);
rectangle('Position',[1359.38 -1500 46.875 46.875], 'FaceColor',[0 0 0]);
rectangle('Position',[1406.25 -1453.12 46.875 46.875], 'FaceColor',[1 1 1]);
rectangle('Position',[1453.12 -1453.12 46.875 46.875], 'FaceColor',[0 0 0]);
rectangle('Position',[1406.25 -1500 46.875 46.875], 'FaceColor',[0 0 0]);
rectangle('Position',[1453.12 -1500 46.875 46.875], 'FaceColor',[0 0 0]);
rectangle('Position',[281.25 -70.3125 23.4375 23.4375], 'FaceColor',[1 1 1]);
rectangle('Position',[304.688 -70.3125 23.4375 23.4375], 'FaceColor',[0 0 0]);
rectangle('Position',[281.25 -93.75 23.4375 23.4375], 'FaceColor',[1 1 1]);
rectangle('Position',[304.688 -93.75 23.4375 23.4375], 'FaceColor',[0 0 0]);
rectangle('Position',[281.25 -117.188 23.4375 23.4375], 'FaceColor',[1 1 1]);
rectangle('Position',[304.688 -117.188 23.4375 23.4375], 'FaceColor',[0 0 0]);
rectangle('Position',[281.25 -140.625 23.4375 23.4375], 'FaceColor',[1 1 1]);
rectangle('Position',[304.688 -140.625 23.4375 23.4375], 'FaceColor',[0 0 0]);
rectangle('Position',[281.25 -164.062 23.4375 23.4375], 'FaceColor',[1 1 1]);
rectangle('Position',[304.688 -164.062 23.4375 23.4375], 'FaceColor',[0 0 0]);
rectangle('Position',[281.25 -187.5 23.4375 23.4375], 'FaceColor',[1 1 1]);
rectangle('Position',[304.688 -187.5 23.4375 23.4375], 'FaceColor',[0 0 0]);
rectangle('Position',[281.25 -210.938 23.4375 23.4375], 'FaceColor',[1 1 1]);
rectangle('Position',[304.688 -210.938 23.4375 23.4375], 'FaceColor',[0 0 0]);
rectangle('Position',[281.25 -234.375 23.4375 23.4375], 'FaceColor',[1 1 1]);
rectangle('Position',[304.688 -234.375 23.4375 23.4375], 'FaceColor',[0 0 0]);
rectangle('Position',[281.25 -257.812 23.4375 23.4375], 'FaceColor',[1 1 1]);
rectangle('Position',[304.688 -257.812 23.4375 23.4375], 'FaceColor',[0 0 0]);
rectangle('Position',[281.25 -281.25 23.4375 23.4375], 'FaceColor',[1 1 1]);
rectangle('Position',[304.688 -281.25 23.4375 23.4375], 'FaceColor',[0 0 0]);
rectangle('Position',[281.25 -304.688 23.4375 23.4375], 'FaceColor',[1 1 1]);
rectangle('Position',[304.688 -304.688 23.4375 23.4375], 'FaceColor',[0 0 0]);
rectangle('Position',[281.25 -328.125 23.4375 23.4375], 'FaceColor',[1 1 1]);
rectangle('Position',[304.688 -328.125 23.4375 23.4375], 'FaceColor',[0 0 0]);
rectangle('Position',[281.25 -351.562 23.4375 23.4375], 'FaceColor',[1 1 1]);
rectangle('Position',[304.688 -351.562 23.4375 23.4375], 'FaceColor',[0 0 0]);
rectangle('Position',[281.25 -375 23.4375 23.4375], 'FaceColor',[1 1 1]);
rectangle('Position',[304.688 -375 23.4375 23.4375], 'FaceColor',[0 0 0]);
rectangle('Position',[656.25 -70.3125 23.4375 23.4375], 'FaceColor',[0 0 0]);
rectangle('Position',[679.688 -70.3125 23.4375 23.4375], 'FaceColor',[1 1 1]);
rectangle('Position',[656.25 -93.75 23.4375 23.4375], 'FaceColor',[0 0 0]);
rectangle('Position',[679.688 -93.75 23.4375 23.4375], 'FaceColor',[1 1 1]);
rectangle('Position',[656.25 -117.188 23.4375 23.4375], 'FaceColor',[0 0 0]);
rectangle('Position',[679.688 -117.188 23.4375 23.4375], 'FaceColor',[1 1 1]);
rectangle('Position',[656.25 -140.625 23.4375 23.4375], 'FaceColor',[0 0 0]);
rectangle('Position',[679.688 -140.625 23.4375 23.4375], 'FaceColor',[1 1 1]);
rectangle('Position',[656.25 -164.062 23.4375 23.4375], 'FaceColor',[0 0 0]);
rectangle('Position',[679.688 -164.062 23.4375 23.4375], 'FaceColor',[1 1 1]);
rectangle('Position',[656.25 -187.5 23.4375 23.4375], 'FaceColor',[0 0 0]);
rectangle('Position',[679.688 -187.5 23.4375 23.4375], 'FaceColor',[1 1 1]);
rectangle('Position',[656.25 -210.938 23.4375 23.4375], 'FaceColor',[0 0 0]);
rectangle('Position',[679.688 -210.938 23.4375 23.4375], 'FaceColor',[1 1 1]);
rectangle('Position',[656.25 -234.375 23.4375 23.4375], 'FaceColor',[0 0 0]);
rectangle('Position',[679.688 -234.375 23.4375 23.4375], 'FaceColor',[1 1 1]);
rectangle('Position',[656.25 -257.812 23.4375 23.4375], 'FaceColor',[0 0 0]);
rectangle('Position',[679.688 -257.812 23.4375 23.4375], 'FaceColor',[1 1 1]);
rectangle('Position',[656.25 -281.25 23.4375 23.4375], 'FaceColor',[0 0 0]);
rectangle('Position',[679.688 -281.25 23.4375 23.4375], 'FaceColor',[1 1 1]);
rectangle('Position',[656.25 -304.688 23.4375 23.4375], 'FaceColor',[0 0 0]);
rectangle('Position',[679.688 -304.688 23.4375 23.4375], 'FaceColor',[1 1 1]);
rectangle('Position',[656.25 -328.125 23.4375 23.4375], 'FaceColor',[0 0 0]);
rectangle('Position',[679.688 -328.125 23.4375 23.4375], 'FaceColor',[1 1 1]);
rectangle('Position',[656.25 -351.562 23.4375 23.4375], 'FaceColor',[0 0 0]);
rectangle('Position',[679.688 -351.562 23.4375 23.4375], 'FaceColor',[1 1 1]);
rectangle('Position',[656.25 -375 23.4375 23.4375], 'FaceColor',[0 0 0]);
rectangle('Position',[679.688 -375 23.4375 23.4375], 'FaceColor',[1 1 1]);
rectangle('Position',[328.125 -679.688 23.4375 23.4375], 'FaceColor',[1 1 1]);
rectangle('Position',[351.562 -679.688 23.4375 23.4375], 'FaceColor',[1 1 1]);
rectangle('Position',[328.125 -703.125 23.4375 23.4375], 'FaceColor',[0 0 0]);
rectangle('Position',[351.562 -703.125 23.4375 23.4375], 'FaceColor',[0 0 0]);
rectangle('Position',[375 -679.688 23.4375 23.4375], 'FaceColor',[1 1 1]);
rectangle('Position',[398.438 -679.688 23.4375 23.4375], 'FaceColor',[1 1 1]);
rectangle('Position',[375 -703.125 23.4375 23.4375], 'FaceColor',[0 0 0]);
rectangle('Position',[398.438 -703.125 23.4375 23.4375], 'FaceColor',[0 0 0]);
rectangle('Position',[796.875 -1054.69 23.4375 23.4375], 'FaceColor',[1 1 1]);
rectangle('Position',[820.312 -1054.69 23.4375 23.4375], 'FaceColor',[0 0 0]);
rectangle('Position',[796.875 -1078.12 23.4375 23.4375], 'FaceColor',[1 1 1]);
rectangle('Position',[820.312 -1078.12 23.4375 23.4375], 'FaceColor',[0 0 0]);
rectangle('Position',[796.875 -1101.56 23.4375 23.4375], 'FaceColor',[1 1 1]);
rectangle('Position',[820.312 -1101.56 23.4375 23.4375], 'FaceColor',[0 0 0]);
rectangle('Position',[796.875 -1125 23.4375 23.4375], 'FaceColor',[1 1 1]);
rectangle('Position',[820.312 -1125 23.4375 23.4375], 'FaceColor',[0 0 0]);
rectangle('Position',[1125 -1054.69 23.4375 23.4375], 'FaceColor',[1 1 1]);
rectangle('Position',[1148.44 -1054.69 23.4375 23.4375], 'FaceColor',[1 1 1]);
rectangle('Position',[1125 -1078.12 23.4375 23.4375], 'FaceColor',[0 0 0]);
rectangle('Position',[1148.44 -1078.12 23.4375 23.4375], 'FaceColor',[0 0 0]);
rectangle('Position',[1171.88 -1054.69 23.4375 23.4375], 'FaceColor',[1 1 1]);
rectangle('Position',[1195.31 -1054.69 23.4375 23.4375], 'FaceColor',[1 1 1]);
rectangle('Position',[1171.88 -1078.12 23.4375 23.4375], 'FaceColor',[0 0 0]);
rectangle('Position',[1195.31 -1078.12 23.4375 23.4375], 'FaceColor',[0 0 0]);
rectangle('Position',[1218.75 -1054.69 23.4375 23.4375], 'FaceColor',[1 1 1]);
rectangle('Position',[1242.19 -1054.69 23.4375 23.4375], 'FaceColor',[1 1 1]);
rectangle('Position',[1218.75 -1078.12 23.4375 23.4375], 'FaceColor',[0 0 0]);
rectangle('Position',[1242.19 -1078.12 23.4375 23.4375], 'FaceColor',[0 0 0]);
rectangle('Position',[1265.62 -1054.69 23.4375 23.4375], 'FaceColor',[1 1 1]);
rectangle('Position',[1289.06 -1054.69 23.4375 23.4375], 'FaceColor',[1 1 1]);
rectangle('Position',[1265.62 -1078.12 23.4375 23.4375], 'FaceColor',[0 0 0]);
rectangle('Position',[1289.06 -1078.12 23.4375 23.4375], 'FaceColor',[0 0 0]);
rectangle('Position',[1312.5 -1054.69 23.4375 23.4375], 'FaceColor',[1 1 1]);
rectangle('Position',[1335.94 -1054.69 23.4375 23.4375], 'FaceColor',[1 1 1]);
rectangle('Position',[1312.5 -1078.12 23.4375 23.4375], 'FaceColor',[0 0 0]);
rectangle('Position',[1335.94 -1078.12 23.4375 23.4375], 'FaceColor',[0 0 0]);
rectangle('Position',[1359.38 -1054.69 23.4375 23.4375], 'FaceColor',[1 1 1]);
rectangle('Position',[1382.81 -1054.69 23.4375 23.4375], 'FaceColor',[1 1 1]);
rectangle('Position',[1359.38 -1078.12 23.4375 23.4375], 'FaceColor',[0 0 0]);
rectangle('Position',[1382.81 -1078.12 23.4375 23.4375], 'FaceColor',[0 0 0]);
rectangle('Position',[1406.25 -1054.69 23.4375 23.4375], 'FaceColor',[1 1 1]);
rectangle('Position',[1429.69 -1054.69 23.4375 23.4375], 'FaceColor',[1 1 1]);
rectangle('Position',[1406.25 -1078.12 23.4375 23.4375], 'FaceColor',[0 0 0]);
rectangle('Position',[1429.69 -1078.12 23.4375 23.4375], 'FaceColor',[0 0 0]);
rectangle('Position',[796.875 -1148.44 23.4375 23.4375], 'FaceColor',[1 1 1]);
rectangle('Position',[820.312 -1148.44 23.4375 23.4375], 'FaceColor',[0 0 0]);
rectangle('Position',[796.875 -1171.88 23.4375 23.4375], 'FaceColor',[1 1 1]);
rectangle('Position',[820.312 -1171.88 23.4375 23.4375], 'FaceColor',[0 0 0]);
rectangle('Position',[796.875 -1195.31 23.4375 23.4375], 'FaceColor',[1 1 1]);
rectangle('Position',[820.312 -1195.31 23.4375 23.4375], 'FaceColor',[0 0 0]);
rectangle('Position',[796.875 -1218.75 23.4375 23.4375], 'FaceColor',[1 1 1]);
rectangle('Position',[820.312 -1218.75 23.4375 23.4375], 'FaceColor',[0 0 0]);
rectangle('Position',[796.875 -1242.19 23.4375 23.4375], 'FaceColor',[1 1 1]);
rectangle('Position',[820.312 -1242.19 23.4375 23.4375], 'FaceColor',[0 0 0]);
rectangle('Position',[796.875 -1265.62 23.4375 23.4375], 'FaceColor',[1 1 1]);
rectangle('Position',[820.312 -1265.62 23.4375 23.4375], 'FaceColor',[0 0 0]);
rectangle('Position',[796.875 -1289.06 23.4375 23.4375], 'FaceColor',[1 1 1]);
rectangle('Position',[820.312 -1289.06 23.4375 23.4375], 'FaceColor',[0 0 0]);
rectangle('Position',[796.875 -1312.5 23.4375 23.4375], 'FaceColor',[1 1 1]);
rectangle('Position',[820.312 -1312.5 23.4375 23.4375], 'FaceColor',[0 0 0]);
rectangle('Position',[796.875 -1335.94 23.4375 23.4375], 'FaceColor',[1 1 1]);
rectangle('Position',[820.312 -1335.94 23.4375 23.4375], 'FaceColor',[0 0 0]);
rectangle('Position',[796.875 -1359.38 23.4375 23.4375], 'FaceColor',[1 1 1]);
rectangle('Position',[820.312 -1359.38 23.4375 23.4375], 'FaceColor',[0 0 0]);
rectangle('Position',[796.875 -1382.81 23.4375 23.4375], 'FaceColor',[1 1 1]);
rectangle('Position',[820.312 -1382.81 23.4375 23.4375], 'FaceColor',[0 0 0]);
rectangle('Position',[796.875 -1406.25 23.4375 23.4375], 'FaceColor',[1 1 1]);
rectangle('Position',[820.312 -1406.25 23.4375 23.4375], 'FaceColor',[0 0 0]);
rectangle('Position',[796.875 -1429.69 23.4375 23.4375], 'FaceColor',[1 1 1]);
rectangle('Position',[820.312 -1429.69 23.4375 23.4375], 'FaceColor',[0 0 0]);
rectangle('Position',[796.875 -1453.12 23.4375 23.4375], 'FaceColor',[1 1 1]);
rectangle('Position',[820.312 -1453.12 23.4375 23.4375], 'FaceColor',[0 0 0]);
X=[1400,1400,1312.5,1125,1125,937.5,937.5,937.5,890.625,843.75,796.875,750,703.125,703.125,703.125,656.25,562.5,375,351.562,328.125,328.125,328.125,281.25,187.5,187.5,187.5,187.5,187.5,187.5,187.5,100];
Y=[-100,-100,-187.5,-468.75,-468.75,-750,-750,-750,-796.875,-796.875,-796.875,-796.875,-796.875,-796.875,-796.875,-750,-656.25,-656.25,-656.25,-656.25,-656.25,-656.25,-750,-843.75,-843.75,-1031.25,-1125,-1125,-1218.75,-1312.5,-1400];
hold on;
plot(X,Y,'r');
legend('5746.18','Location','southoutside');
